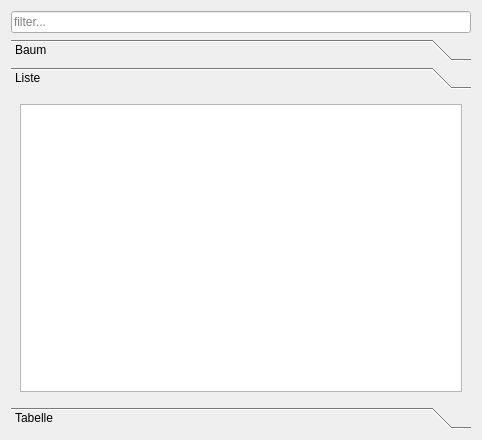
<?xml version="1.0" encoding="UTF-8"?>
<ui version="4.0">
 <class>Dialog</class>
 <widget class="QDialog" name="Dialog">
  <property name="geometry">
   <rect>
    <x>0</x>
    <y>0</y>
    <width>482</width>
    <height>440</height>
   </rect>
  </property>
  <property name="windowTitle">
   <string>Dialog</string>
  </property>
  <layout class="QVBoxLayout" name="verticalLayout">
   <item>
    <widget class="QLineEdit" name="lineEdit">
     <property name="inputMask">
      <string/>
     </property>
     <property name="text">
      <string/>
     </property>
     <property name="maxLength">
      <number>32767</number>
     </property>
     <property name="frame">
      <bool>true</bool>
     </property>
     <property name="dragEnabled">
      <bool>true</bool>
     </property>
     <property name="placeholderText">
      <string>filter...</string>
     </property>
     <property name="cursorMoveStyle">
      <enum>Qt::LogicalMoveStyle</enum>
     </property>
     <property name="clearButtonEnabled">
      <bool>true</bool>
     </property>
    </widget>
   </item>
   <item>
    <widget class="QToolBox" name="toolBox">
     <property name="currentIndex">
      <number>1</number>
     </property>
     <widget class="QWidget" name="page">
      <property name="geometry">
       <rect>
        <x>0</x>
        <y>0</y>
        <width>464</width>
        <height>315</height>
       </rect>
      </property>
      <attribute name="label">
       <string>Baum</string>
      </attribute>
      <layout class="QHBoxLayout" name="horizontalLayout">
       <item>
        <widget class="QTreeWidget" name="treeWidget">
         <column>
          <property name="text">
           <string notr="true">1</string>
          </property>
         </column>
        </widget>
       </item>
      </layout>
     </widget>
     <widget class="QWidget" name="page_2">
      <property name="geometry">
       <rect>
        <x>0</x>
        <y>0</y>
        <width>464</width>
        <height>315</height>
       </rect>
      </property>
      <attribute name="label">
       <string>Liste</string>
      </attribute>
      <layout class="QVBoxLayout" name="verticalLayout_2">
       <item>
        <widget class="QListWidget" name="listWidget"/>
       </item>
      </layout>
     </widget>
     <widget class="QWidget" name="page_3">
      <property name="geometry">
       <rect>
        <x>0</x>
        <y>0</y>
        <width>464</width>
        <height>315</height>
       </rect>
      </property>
      <attribute name="label">
       <string>Tabelle</string>
      </attribute>
      <layout class="QHBoxLayout" name="horizontalLayout_2">
       <item>
        <widget class="QTableWidget" name="tableWidget"/>
       </item>
      </layout>
     </widget>
    </widget>
   </item>
  </layout>
 </widget>
 <resources/>
 <connections/>
</ui>
